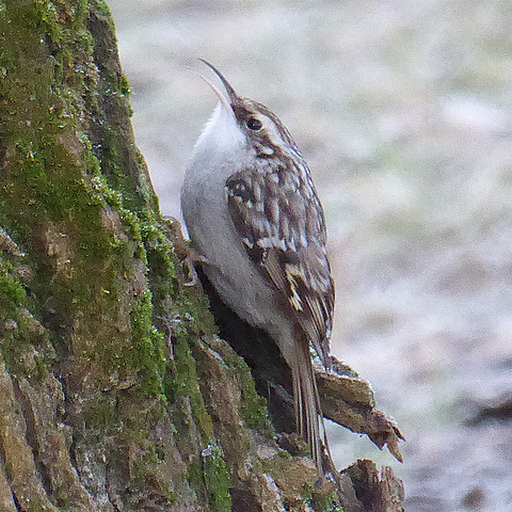
#> input picture sims/image1.png, 512 x 512 px
$ python sqfft.py
#> lines starting #> are read from the running program, lines starting #| are printed output that depends on the picture
import pyray as rl
import numpy as np
from PIL import Image
import sys, os

def fwht_1d(a):
    x = a.copy()
    h = 1
    n = x.shape[0]
    while h < n:
        x = x.reshape(-1, h * 2)
        top = x[:, :h].copy()
        bot = x[:, h:].copy()
        x[:, :h] = top + bot
        x[:, h:] = top - bot
        x = x.reshape(-1)
        h *= 2
    return x

def wht_2d(img):
    result = img.astype(np.float64)
    for r in range(result.shape[0]):
        result[r] = fwht_1d(result[r])
    for c in range(result.shape[1]):
        result[:, c] = fwht_1d(result[:, c])
    return result

def iwht_2d(w):
    return wht_2d(w) / (w.shape[0] * w.shape[1])

def next_pow2(n):
    p = 1
    while p < n:
        p *= 2
    return p

def make_seq_map(ph, pw):
    def seq1d(n):
        idx = np.arange(n, dtype=np.uint32)
        gray = idx ^ (idx >> 1)
        s = np.zeros(n, dtype=np.float32)
        g = gray.copy()
        while np.any(g > 0):
            s += (g & 1).astype(np.float32)
            g >>= 1
        return s
    r = seq1d(ph)
    c = seq1d(pw)
    sm = r[:, None] + c[None, :]
    mx = sm.max()
    if mx > 0:
        sm = sm / mx
    return sm

NUM_BANDS = 8
BAND_EDGES = np.linspace(0.0, 1.0, NUM_BANDS + 1)

def encode_channel(ch, ph, pw):
    padded = np.zeros((ph, pw), dtype=np.float64)
    padded[:ch.shape[0], :ch.shape[1]] = ch.astype(np.float64)
    return wht_2d(padded)

def encode_rgb(rgb, ph, pw):
    return [encode_channel(rgb[:, :, c], ph, pw) for c in range(3)]

# [40 lines left out: functions blend_and_decode_channel, blend_and_decode_rgb, numpy_rgb_to_texture, not called in this run]

def numpy_gray_to_texture(arr):
    return numpy_rgb_to_texture(np.stack([arr, arr, arr], axis=-1))

def load_rgb(path, max_dim=None):
#> called with path = 'image1.png', max_dim = 512
    pil = Image.open(path).convert("RGB")
#> pil is the input picture: PIL image 512x512 RGB; mean R, G, B 138.4, 137.5, 132
    if max_dim is not None:
        iw, ih = pil.size
#> iw = 512; ih = 512
#> call 2 of load_rgb, with path = 'image2.png', max_dim = 128
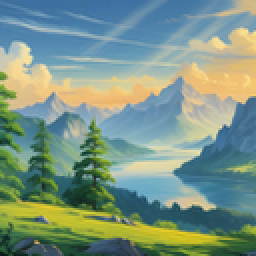
#> input picture sims/image2.png, 128 x 128 px (shown 2 times larger)
#> in load_rgb, pil is the input picture: PIL image 128x128 RGB; mean R, G, B 123.7, 149.3, 133.3
#| Image1: (512, 512, 3)  Image2: (128, 128, 3)
        if iw > max_dim or ih > max_dim:
            scale = max_dim / max(iw, ih)
            pil = pil.resize((int(iw * scale), int(ih * scale)), Image.LANCZOS)
    return np.array(pil)

def upsample_nearest(rgb, target_h, target_w):
#> called with target_h = 512, target_w = 512
    pil = Image.fromarray(rgb)
    pil = pil.resize((target_w, target_h), Image.NEAREST)
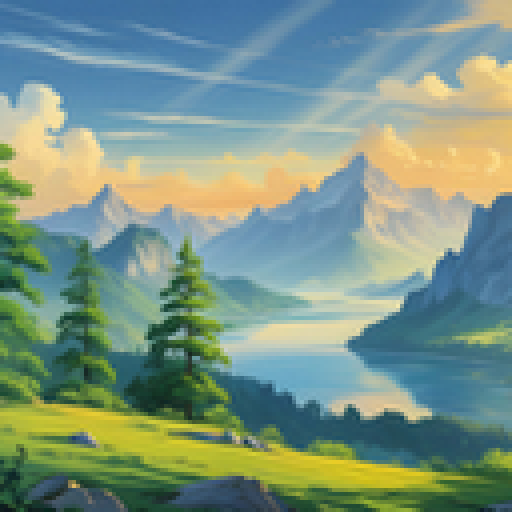
#> pil: PIL image 512x512 RGB; mean R, G, B 123.7, 149.3, 133.3
    return np.array(pil)

# [11 lines left out: functions draw_checkbox, checkbox_clicked, not called in this run]

def main():
    if not os.path.exists("image1.png") or not os.path.exists("image2.png"):
        print("Need image1.png and image2.png")
        sys.exit(1)

    rgb1 = load_rgb("image1.png", max_dim=512)
    rgb2_small = load_rgb("image2.png", max_dim=128)

    print(f"Image1: {rgb1.shape}  Image2: {rgb2_small.shape}")

    rgb2_up = upsample_nearest(rgb2_small, rgb1.shape[0], rgb1.shape[1])

    ph = next_pow2(rgb1.shape[0])
#> ph = 512
    pw = next_pow2(rgb1.shape[1])
#> pw = 512
    orig_shape = (rgb1.shape[0], rgb1.shape[1])
#> orig_shape = (512, 512)

    print(f"WHT space: {ph}x{pw}")
#| WHT space: 512x512
    print("Encoding RGB channels...")
    wht1_rgb = encode_rgb(rgb1, ph, pw)
#> wht1_rgb = 3 items
    wht2_rgb = encode_rgb(rgb2_up, ph, pw)
#> wht2_rgb = 3 items
    print("Building seq map...")
    seq_map = make_seq_map(ph, pw)
    print("Done.")

    meaningful_seq = rgb2_small.shape[0] / rgb1.shape[0]
#> meaningful_seq = 0.25

    use_img2 = [False] * NUM_BANDS

    SCREEN_W, SCREEN_H = 1920, 1080
    rl.init_window(SCREEN_W, SCREEN_H, "WHT RGB Blender")
#> (this line was passed over: pyray is not available in this run)
    rl.set_target_fps(60)
#> (this line was passed over: pyray is not available in this run)

    font = rl.load_font_ex("C:/Windows/Fonts/arialbd.ttf", 32, rl.ffi.NULL, 0)

    IMG_SIZE = 380
    GAP = 40
    IMG_Y = 80

    orig1_tex = numpy_rgb_to_texture(rgb1)
    orig2_small_tex = numpy_rgb_to_texture(rgb2_small)
    orig2_up_tex = numpy_rgb_to_texture(rgb2_up)

    decoded = blend_and_decode_rgb(wht1_rgb, wht2_rgb, orig_shape, seq_map, use_img2)
    decoded_tex = numpy_rgb_to_texture(decoded)
    dirty = False

    total_w = 4 * IMG_SIZE + 3 * GAP
    sx = (SCREEN_W - total_w) // 2
    x1 = sx
    x2 = sx + IMG_SIZE + GAP
    x3 = sx + 2 * (IMG_SIZE + GAP)
    x4 = sx + 3 * (IMG_SIZE + GAP)

    CB_SIZE = 32
    CB_Y = IMG_Y + IMG_SIZE + 60
    CB_SPACING = (2 * IMG_SIZE + GAP) // NUM_BANDS

    while not rl.window_should_close():
        for i in range(NUM_BANDS):
            cx = x1 + i * CB_SPACING
            if checkbox_clicked(cx, CB_Y, CB_SIZE):
                use_img2[i] = not use_img2[i]
                dirty = True

        if dirty:
            decoded = blend_and_decode_rgb(wht1_rgb, wht2_rgb, orig_shape, seq_map, use_img2)
            rl.unload_texture(decoded_tex)
            decoded_tex = numpy_rgb_to_texture(decoded)
            dirty = False

        rl.begin_drawing()
        rl.clear_background(rl.RAYWHITE)

        # [5 lines left out: function draw_img, not called in this run]

        draw_img(orig1_tex, x1, f"Img1  {rgb1.shape[1]}x{rgb1.shape[0]}")
        s2d = max(int(IMG_SIZE * rgb2_small.shape[0] / rgb1.shape[0]), 64)
        draw_img(orig2_small_tex, x2, f"Img2  {rgb2_small.shape[1]}x{rgb2_small.shape[0]}", s2d)
        draw_img(orig2_up_tex, x3, "Img2 upsampled (nearest)")
        draw_img(decoded_tex, x4, "Result (blended)")

        rl.draw_text_ex(font, "Bands  unchecked=Img1  checked=Img2  (all 3 channels)",
                        rl.Vector2(x1, CB_Y - 40), 26, 1, rl.DARKGRAY)

        for i in range(NUM_BANDS):
            cx = x1 + i * CB_SPACING
            lo, hi = BAND_EDGES[i], BAND_EDGES[i + 1]
            draw_checkbox(font, cx, CB_Y, CB_SIZE, f"B{i+1}", use_img2[i])
            rl.draw_text_ex(font, f"{lo:.2f}", rl.Vector2(cx, CB_Y + CB_SIZE + 6), 20, 1, rl.DARKGRAY)
            if hi <= meaningful_seq + 1.0 / NUM_BANDS:
                rl.draw_rectangle(cx, CB_Y - 6, CB_SPACING - 4, 4, rl.GREEN)

        rl.draw_text_ex(font,
                        f"Green = img2 meaningful bands (~{meaningful_seq*100:.0f}% of freq range)",
                        rl.Vector2(x1, CB_Y + CB_SIZE + 36), 24, 1, rl.DARKGREEN)

        rl.end_drawing()

    rl.unload_texture(orig1_tex)
    rl.unload_texture(orig2_small_tex)
    rl.unload_texture(orig2_up_tex)
    rl.unload_texture(decoded_tex)
    rl.unload_font(font)
    rl.close_window()

if __name__ == "__main__":
    main()
#> (the call stopped at in main, `font = rl.load_font_ex("C:/Windows/Fonts/arialbd.ttf", 32, rl.ffi.NULL..`: pyray is not available in this run)
